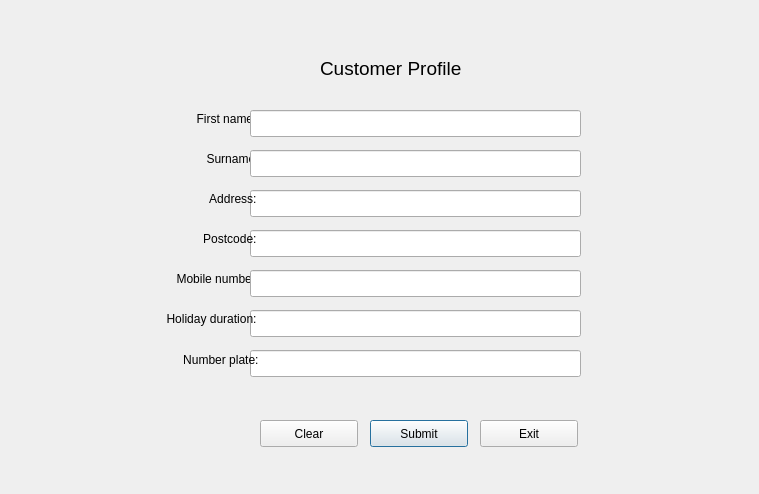
<?xml version="1.0" encoding="UTF-8"?>
<ui version="4.0">
 <class>addInfo</class>
 <widget class="QDialog" name="addInfo">
  <property name="geometry">
   <rect>
    <x>0</x>
    <y>0</y>
    <width>759</width>
    <height>494</height>
   </rect>
  </property>
  <property name="windowTitle">
   <string>Dialog</string>
  </property>
  <widget class="QLabel" name="firstLabel">
   <property name="geometry">
    <rect>
     <x>110</x>
     <y>110</y>
     <width>201</width>
     <height>17</height>
    </rect>
   </property>
   <property name="text">
    <string>                          First name:</string>
   </property>
  </widget>
  <widget class="QLabel" name="surnameLabel">
   <property name="geometry">
    <rect>
     <x>110</x>
     <y>150</y>
     <width>201</width>
     <height>17</height>
    </rect>
   </property>
   <property name="text">
    <string>                             Surname:</string>
   </property>
  </widget>
  <widget class="QLineEdit" name="surnameLine">
   <property name="geometry">
    <rect>
     <x>250</x>
     <y>150</y>
     <width>331</width>
     <height>27</height>
    </rect>
   </property>
  </widget>
  <widget class="QLineEdit" name="firstLine">
   <property name="geometry">
    <rect>
     <x>250</x>
     <y>110</y>
     <width>331</width>
     <height>27</height>
    </rect>
   </property>
  </widget>
  <widget class="QLineEdit" name="holidayLine">
   <property name="geometry">
    <rect>
     <x>250</x>
     <y>310</y>
     <width>331</width>
     <height>27</height>
    </rect>
   </property>
  </widget>
  <widget class="QLineEdit" name="vehicleLine">
   <property name="geometry">
    <rect>
     <x>250</x>
     <y>350</y>
     <width>331</width>
     <height>27</height>
    </rect>
   </property>
  </widget>
  <widget class="QLabel" name="mobileLabel">
   <property name="geometry">
    <rect>
     <x>110</x>
     <y>270</y>
     <width>201</width>
     <height>17</height>
    </rect>
   </property>
   <property name="text">
    <string>                    Mobile number:</string>
   </property>
  </widget>
  <widget class="QLabel" name="holidayLabel">
   <property name="geometry">
    <rect>
     <x>110</x>
     <y>310</y>
     <width>201</width>
     <height>17</height>
    </rect>
   </property>
   <property name="text">
    <string>                 Holiday duration:</string>
   </property>
  </widget>
  <widget class="QLabel" name="vehicleLabel">
   <property name="geometry">
    <rect>
     <x>110</x>
     <y>350</y>
     <width>201</width>
     <height>20</height>
    </rect>
   </property>
   <property name="text">
    <string>                      Number plate:</string>
   </property>
  </widget>
  <widget class="QLabel" name="customerLabel">
   <property name="geometry">
    <rect>
     <x>320</x>
     <y>60</y>
     <width>151</width>
     <height>17</height>
    </rect>
   </property>
   <property name="font">
    <font>
     <pointsize>14</pointsize>
    </font>
   </property>
   <property name="text">
    <string>Customer Profile</string>
   </property>
  </widget>
  <widget class="QLineEdit" name="mobileLine">
   <property name="geometry">
    <rect>
     <x>250</x>
     <y>270</y>
     <width>331</width>
     <height>27</height>
    </rect>
   </property>
   <property name="inputMask">
    <string/>
   </property>
   <property name="maxLength">
    <number>11</number>
   </property>
  </widget>
  <widget class="QPushButton" name="submitButton">
   <property name="geometry">
    <rect>
     <x>370</x>
     <y>420</y>
     <width>98</width>
     <height>27</height>
    </rect>
   </property>
   <property name="text">
    <string>Submit</string>
   </property>
  </widget>
  <widget class="QPushButton" name="clearButton">
   <property name="geometry">
    <rect>
     <x>260</x>
     <y>420</y>
     <width>98</width>
     <height>27</height>
    </rect>
   </property>
   <property name="text">
    <string>Clear</string>
   </property>
  </widget>
  <widget class="QPushButton" name="exitButton">
   <property name="geometry">
    <rect>
     <x>480</x>
     <y>420</y>
     <width>98</width>
     <height>27</height>
    </rect>
   </property>
   <property name="text">
    <string>Exit</string>
   </property>
  </widget>
  <widget class="QLineEdit" name="addressLine">
   <property name="geometry">
    <rect>
     <x>250</x>
     <y>190</y>
     <width>331</width>
     <height>27</height>
    </rect>
   </property>
  </widget>
  <widget class="QLineEdit" name="PostcodeLine">
   <property name="geometry">
    <rect>
     <x>250</x>
     <y>230</y>
     <width>331</width>
     <height>27</height>
    </rect>
   </property>
   <property name="maxLength">
    <number>8</number>
   </property>
  </widget>
  <widget class="QLabel" name="surnameLabel_2">
   <property name="geometry">
    <rect>
     <x>110</x>
     <y>190</y>
     <width>201</width>
     <height>17</height>
    </rect>
   </property>
   <property name="text">
    <string>                              Address:</string>
   </property>
  </widget>
  <widget class="QLabel" name="surnameLabel_3">
   <property name="geometry">
    <rect>
     <x>110</x>
     <y>230</y>
     <width>201</width>
     <height>17</height>
    </rect>
   </property>
   <property name="text">
    <string>                            Postcode:</string>
   </property>
  </widget>
 </widget>
 <tabstops>
  <tabstop>firstLine</tabstop>
  <tabstop>surnameLine</tabstop>
  <tabstop>addressLine</tabstop>
  <tabstop>PostcodeLine</tabstop>
  <tabstop>mobileLine</tabstop>
  <tabstop>holidayLine</tabstop>
  <tabstop>vehicleLine</tabstop>
  <tabstop>clearButton</tabstop>
  <tabstop>submitButton</tabstop>
  <tabstop>exitButton</tabstop>
 </tabstops>
 <resources/>
 <connections>
  <connection>
   <sender>submitButton</sender>
   <signal>clicked()</signal>
   <receiver>addInfo</receiver>
   <slot>accept()</slot>
   <hints>
    <hint type="sourcelabel">
     <x>403</x>
     <y>435</y>
    </hint>
    <hint type="destinationlabel">
     <x>409</x>
     <y>293</y>
    </hint>
   </hints>
  </connection>
  <connection>
   <sender>exitButton</sender>
   <signal>clicked()</signal>
   <receiver>addInfo</receiver>
   <slot>exitapp()</slot>
   <hints>
    <hint type="sourcelabel">
     <x>532</x>
     <y>436</y>
    </hint>
    <hint type="destinationlabel">
     <x>361</x>
     <y>299</y>
    </hint>
   </hints>
  </connection>
  <connection>
   <sender>mobileLine</sender>
   <signal>textEdited(QString)</signal>
   <receiver>addInfo</receiver>
   <slot>number()</slot>
   <hints>
    <hint type="sourcelabel">
     <x>570</x>
     <y>283</y>
    </hint>
    <hint type="destinationlabel">
     <x>595</x>
     <y>282</y>
    </hint>
   </hints>
  </connection>
  <connection>
   <sender>clearButton</sender>
   <signal>clicked()</signal>
   <receiver>addInfo</receiver>
   <slot>clear()</slot>
   <hints>
    <hint type="sourcelabel">
     <x>296</x>
     <y>428</y>
    </hint>
    <hint type="destinationlabel">
     <x>303</x>
     <y>391</y>
    </hint>
   </hints>
  </connection>
  <connection>
   <sender>firstLine</sender>
   <signal>textEdited(QString)</signal>
   <receiver>addInfo</receiver>
   <slot>letter()</slot>
   <hints>
    <hint type="sourcelabel">
     <x>544</x>
     <y>131</y>
    </hint>
    <hint type="destinationlabel">
     <x>620</x>
     <y>121</y>
    </hint>
   </hints>
  </connection>
  <connection>
   <sender>surnameLine</sender>
   <signal>textEdited(QString)</signal>
   <receiver>addInfo</receiver>
   <slot>letter()</slot>
   <hints>
    <hint type="sourcelabel">
     <x>547</x>
     <y>167</y>
    </hint>
    <hint type="destinationlabel">
     <x>648</x>
     <y>157</y>
    </hint>
   </hints>
  </connection>
 </connections>
 <slots>
  <slot>exitapp()</slot>
  <slot>number()</slot>
  <slot>clear()</slot>
  <slot>letter()</slot>
 </slots>
</ui>
